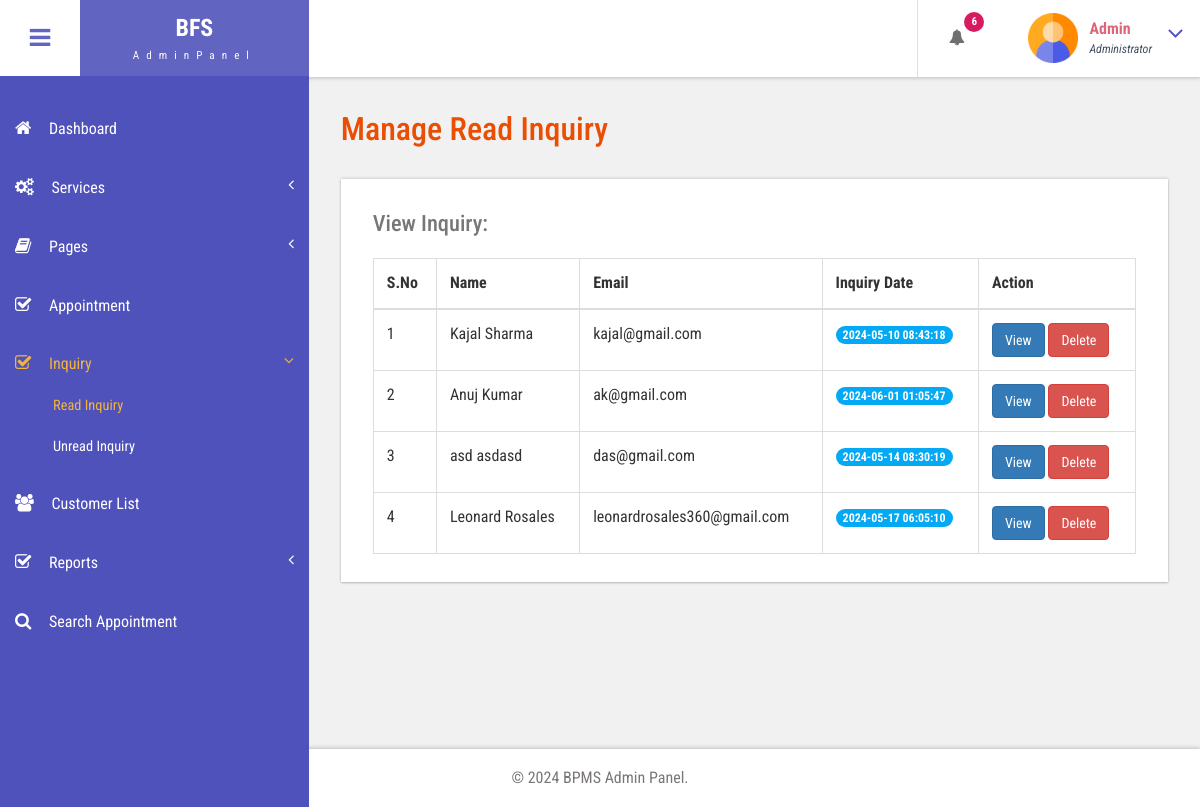
Before: /bfs/admin/readenq.php (signed in) with the older database file.
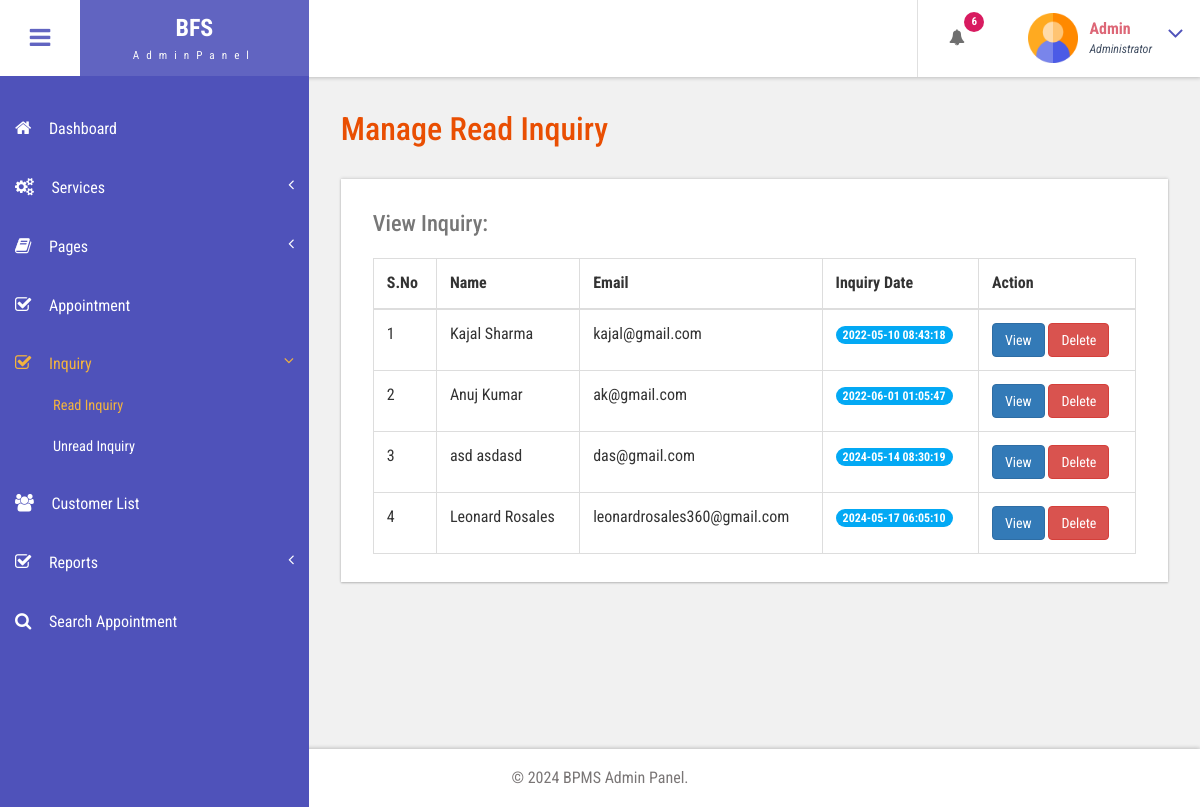
After: the same page with the newer database file.
### tables this page shows
CREATE TABLE `tblcontact` (
  `ID` int(10) NOT NULL,
  `FirstName` varchar(200) DEFAULT NULL,
  `LastName` varchar(200) DEFAULT NULL,
  `Phone` bigint(10) DEFAULT NULL,
  `Email` varchar(200) DEFAULT NULL,
  `Message` mediumtext DEFAULT NULL,
  `EnquiryDate` timestamp NOT NULL DEFAULT current_timestamp(),
  `IsRead` int(5) DEFAULT NULL
);

### bfs/admin/readenq.php (the view, shortened to what this page needs)
<?php
include('includes/dbconnection.php');
if (strlen($_SESSION['bpmsaid']==0)) {
  header('location:logout.php');
  } else{
  ?>
<!DOCTYPE HTML>
<html>
<head>
<link href="css/bootstrap.css" rel='stylesheet' type='text/css' />
<link href="css/style.css" rel='stylesheet' type='text/css' />
<link href="css/font-awesome.css" rel="stylesheet">
<link href="css/animate.css" rel="stylesheet" type="text/css" media="all">
<link href="css/custom.css" rel="stylesheet">
</head>
<body class="cbp-spmenu-push">
	<div class="main-content">
		 <?php include_once('includes/sidebar.php');?>
		 <?php include_once('includes/header.php');?>
		<div id="page-wrapper">
			<div class="main-page">
				<div class="tables">
					<h3 class="title1">Manage Read Inquiry</h3>
					<div class="table-responsive bs-example widget-shadow">
						<h4>View Inquiry:</h4>
						<table class="table table-bordered"> <thead> <tr>
                   <th>S.No</th>
                   <th>Name</th>
                    <th>Email</th>
                    <th>Inquiry Date</th>
                     <th>Action</th>
                  </tr> </thead> <tbody>
<?php
$ret=mysqli_query($con,"select * from tblcontact where IsRead='1'");
$cnt=1;
while ($row=mysqli_fetch_array($ret)) {
?>
						 <tr class="gradeX">
                 <td><?php echo $cnt;?></td>
                  <td><?php  echo $row['FirstName'];?> <?php  echo $row['LastName'];?></td>
                                        <td><?php  echo $row['Email'];?></td>
                                        <td>
                                            <span class="badge badge-primary"><?php echo $row['EnquiryDate'];?></span>
                                        </td>
                                         <td>
<a href="view-enquiry.php?viewid=<?php echo $row['ID'];?>" class="btn btn-primary">View</a>
<a href="readenq.php?delid=<?php echo $row['ID'];?>" class="btn btn-danger" onClick="return confirm('Are you sure you want to delete?')">Delete</a>
                                         </td>
                </tr>   <?php
$cnt=$cnt+1;
}?></tbody> </table>
					</div>
				</div>
			</div>
		</div>
		 <?php include_once('includes/footer.php');?>
	</div>
</body>
</html>
<?php }  ?>

Changed rows visible on the page:
changed tblcontact "Kajal": EnquiryDate "2024-05-10 08:43:18" → "2022-05-10 08:43:18"
changed tblcontact "Anuj": EnquiryDate "2024-06-01 01:05:47" → "2022-06-01 01:05:47"
